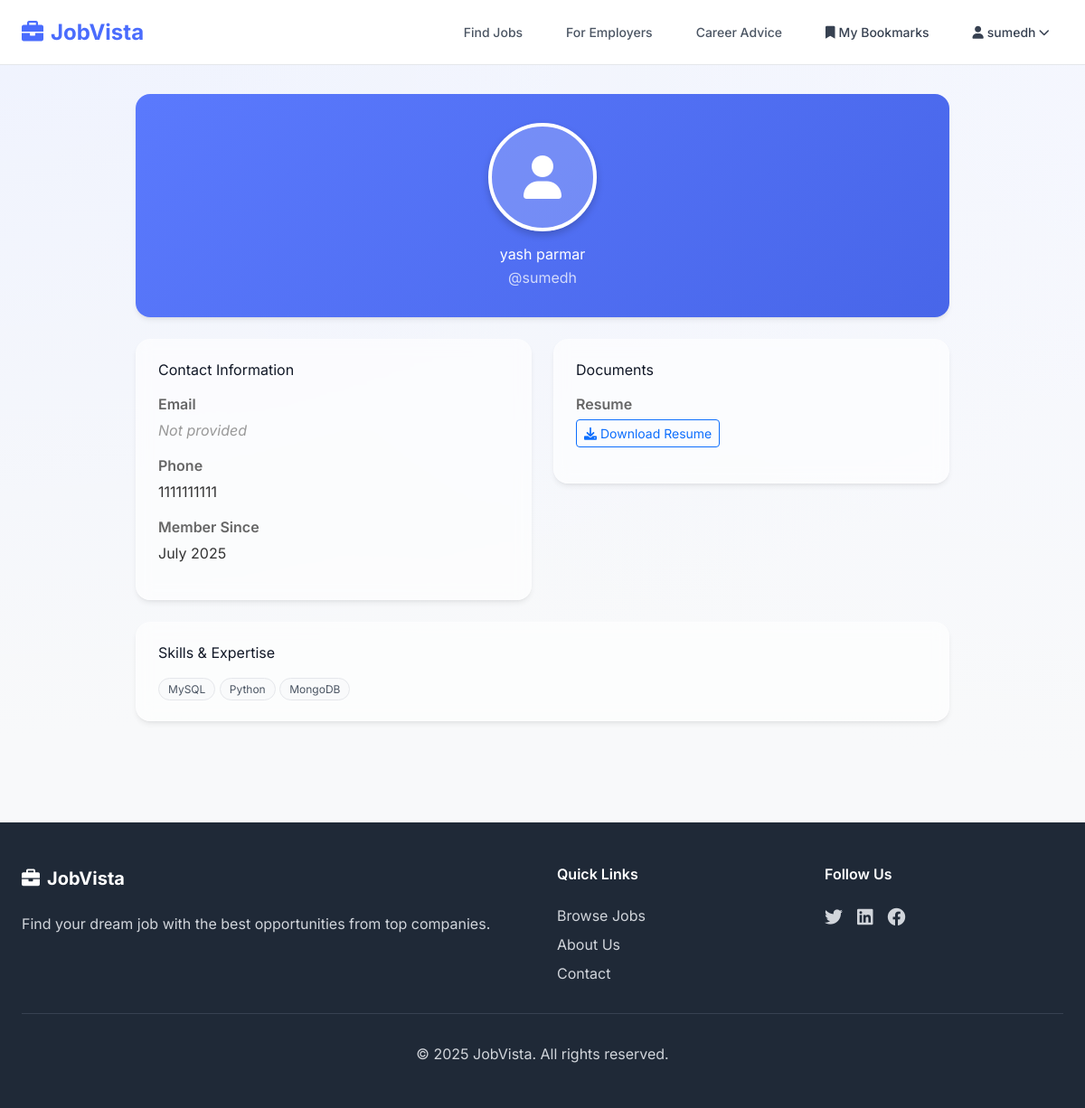
/profile/ (signed in), run on the app's committed database.
### accounts/models.py (models this page shows, shortened)
class UserProfile(models.Model):
    user = models.OneToOneField(User, on_delete=models.CASCADE)
    first_name = models.CharField(max_length=100, blank=True)
    last_name = models.CharField(max_length=100, blank=True)
    phone = models.CharField(max_length=15, blank=True)
    email = models.EmailField(blank=True)
    profile_picture = models.ImageField(upload_to=user_directory_path, blank=True, null=True)
    resume = models.FileField(upload_to=user_directory_path, blank=True, null=True)
    skills = models.TextField(blank=True)  # Comma-separated list like "ReactJS,Python"
    created_at = models.DateTimeField(auto_now_add=True)
    dateofbirth = models.DateField(blank=True, null=True)
    class Meta:
        get_latest_by = 'created_at'

### accounts/views.py (the view)
# urls.py: path('profile/', profile_view, name='profile_view'),
@login_required
def profile_view(request):
    try:
        profile = request.user.userprofile
    except UserProfile.DoesNotExist:
        messages.info(request, 'Please complete your profile first.')
        return redirect('profile_edit')
    skills_list = []
    if profile.skills:
        skills_list = [skill.strip() for skill in profile.skills.split(',') if skill.strip()]
    context = {
        'profile': profile,
        'skills_list': skills_list
    }
    return render(request, 'accounts/profile_view.html', context)

### templates/accounts/profile_view.html (shortened to what this page needs)
{% extends 'base.html' %}
{% block content %}
<div class="w-full px-6 lg:px-10 py-8" style="background: radial-gradient(1600px 900px at -10% -20%, #EEF2FF, transparent), radial-gradient(1400px 800px at 120% 0%, #F5F7FF, transparent);">
  <div class="max-w-5xl mx-auto">
    <div class="profile-container">
            <div class="profile-header text-center card-shadow">
                {% if profile.profile_picture %}
                    <img src="{{ profile.profile_picture.url }}" alt="Profile Picture" class="profile-picture mb-3">
                {% else %}
                    <div class="profile-picture mx-auto mb-3 d-flex align-items-center justify-content-center" style="background: rgba(255,255,255,0.2);">
                        <i class="fas fa-user fa-3x"></i>
                    </div>
                {% endif %}
                <h2 class="mb-1">
                    {% if profile.first_name or profile.last_name %}
                        {{ profile.first_name }} {{ profile.last_name }}
                    {% else %}
                        {{ profile.user.username }}
                    {% endif %}
                </h2>
                <p class="mb-0 opacity-75">@{{ profile.user.username }}</p>
            </div>
            <div class="grid grid-cols-1 md:grid-cols-2 gap-4">
                <div>
                    <div class="profile-section">
                        <h4 class="mb-3" style="color: var(--text-heading);">Contact Information</h4>
                        <div class="info-item">
                            <div class="info-label">Email</div>
                            <div class="info-value">
                                {% if profile.email %}
                                    <a href="mailto:{{ profile.email }}">{{ profile.email }}</a>
                                {% else %}
                                    <span class="no-data">Not provided</span>
                                {% endif %}
                            </div>
                        </div>
                        <div class="info-item">
                            <div class="info-label">Phone</div>
                            <div class="info-value">
                                {% if profile.phone %}
                                    {{ profile.phone }}
                                {% else %}
                                    <span class="no-data">Not provided</span>
                                {% endif %}
                            </div>
                        </div>
                        <div class="info-item">
                            <div class="info-label">Member Since</div>
                            <div class="info-value">{{ profile.created_at|date:"F Y" }}</div>
                        </div>
                    </div>
                </div>
                <div>
                    <div class="profile-section">
                        <h4 class="mb-3" style="color: var(--text-heading);">Documents</h4>
                        <div class="info-item">
                            <div class="info-label">Resume</div>
                            <div class="info-value">
                                {% if profile.resume %}
                                    <a href="{{ profile.resume.url }}" target="_blank" class="btn btn-outline-primary btn-sm">
                                        <i class="fas fa-download"></i> Download Resume
                                    </a>
                                {% else %}
                                    <span class="no-data">No resume uploaded</span>
                                {% endif %}
                            </div>
                        </div>
                    </div>
                </div>
            </div>
            <div class="profile-section mt-2">
              <h4 class="mb-3" style="color: var(--text-heading);">Skills & Expertise</h4>
              {% if skills_list %}
                <div>
                  {% for skill in skills_list %}
                    <span class="pill">{{ skill }}</span>
                  {% endfor %}
                </div>
              {% else %}
                <p class="no-data mb-3">No skills added yet</p>
                {% if is_own_profile %}
                  <a href="{% url 'profile_edit' %}" class="btn-secondary-brand px-3 py-2 rounded-md text-sm">Add Skills</a>
                {% endif %}
              {% endif %}
            </div>
        </div>
  </div>
</div>
{% endblock %}

### templates/base.html (shortened to what this page needs)
<!DOCTYPE html>
<html lang="en">
<head>
    <script src="https://cdn.tailwindcss.com"></script>
    <link rel="stylesheet" href="https://cdnjs.cloudflare.com/ajax/libs/font-awesome/6.0.0/css/all.min.css">
    <link
      href="https://cdn.jsdelivr.net/npm/bootstrap@5.3.0/dist/css/bootstrap.min.css"
      rel="stylesheet"
    />
    {% load static %}
</head>
<body class="min-h-screen">
    <nav class="bg-white sticky top-0 z-50 border-b" style="border-color: var(--border); height:72px;">
        <div class="max-w-screen-2xl mx-auto px-4 sm:px-6 lg:px-8" style="height:72px;">
            <div class="flex justify-between items-center h-full">
                <div class="flex-shrink-0">
                    <a href="{% url 'home' %}" class="text-2xl font-bold" style="color: var(--color-primary);">
                        <i class="fas fa-briefcase mr-2"></i>JobVista
                    </a>
                </div>
                <div class="hidden md:block">
                    <div class="ml-10 flex items-baseline space-x-4">
                        <a href="{% url 'home' %}" class="px-3 py-2 rounded-md text-sm font-medium transition duration-300" style="color: var(--text-body);" onmouseover="this.style.color='var(--color-primary)'" onmouseout="this.style.color='var(--text-body)'">
                            Find Jobs
                        </a>
                        <a href="{% url 'login' %}" class="px-3 py-2 rounded-md text-sm font-medium transition duration-300" style="color: var(--text-body);" onmouseover="this.style.color='var(--color-primary)'" onmouseout="this.style.color='var(--text-body)'">For Employers</a>
                        <a href="{% url 'career_advice' %}" class="px-3 py-2 rounded-md text-sm font-medium transition duration-300" style="color: var(--text-body);" onmouseover="this.style.color='var(--color-primary)'" onmouseout="this.style.color='var(--text-body)'">Career Advice</a>
                        {% if user.is_authenticated %}
                            <a href="{% url 'user_bookmarks' %}" class="text-gray-700 hover:text-blue-600 px-3 py-2 rounded-md text-sm font-medium transition duration-300">
                                <i class="fas fa-bookmark mr-1"></i>My Bookmarks
                            </a>
                            <div class="relative" x-data="{ open: false }">
                                <button @click="open = !open" class="text-gray-700 hover:text-blue-600 px-3 py-2 rounded-md text-sm font-medium transition duration-300 flex items-center">
                                    <i class="fas fa-user mr-1"></i>{{ user.username }}
                                    <i class="fas fa-chevron-down ml-1 text-xs"></i>
                                </button>
                            </div>
                        {% else %}
                            <a href="{% url 'login' %}" class="btn btn-sm btn-secondary-brand px-3 py-2 rounded-md text-sm font-medium">Login</a>
                            <a href="{% url 'signup' %}" class="btn btn-sm btn-primary-brand px-4 py-2 rounded-md text-sm font-medium">Sign Up</a>
                        {% endif %}
                    </div>
                </div>
            </div>
        </div>
    </nav>
    <main>
        {% block content %}
        {% endblock %}
    </main>
    <footer class="bg-gray-800 text-white mt-16">
        <div class="max-w-7xl mx-auto px-4 sm:px-6 lg:px-8 py-12">
            <div class="grid grid-cols-1 md:grid-cols-4 gap-8">
                <div class="col-span-1 md:col-span-2">
                    <h3 class="text-xl font-bold mb-4">
                        <i class="fas fa-briefcase mr-2"></i>JobVista
                    </h3>
                    <p class="text-gray-300 mb-4">
                        Find your dream job with the best opportunities from top companies.
                    </p>
                </div>
                <div>
                    <h4 class="font-semibold mb-4">Quick Links</h4>
                    <ul class="space-y-2 text-gray-300">
                        <li><a href="{% url 'home' %}" class="hover:text-white transition duration-300">Browse Jobs</a></li>
                        <li><a href="#" class="hover:text-white transition duration-300">About Us</a></li>
                        <li><a href="#" class="hover:text-white transition duration-300">Contact</a></li>
                    </ul>
                </div>
                <div>
                    <h4 class="font-semibold mb-4">Follow Us</h4>
                    <div class="flex space-x-4">
                        <a href="#" class="text-gray-300 hover:text-white transition duration-300">
                            <i class="fab fa-twitter text-xl"></i>
                        </a>
                        <a href="#" class="text-gray-300 hover:text-white transition duration-300">
                            <i class="fab fa-linkedin text-xl"></i>
                        </a>
                        <a href="#" class="text-gray-300 hover:text-white transition duration-300">
                            <i class="fab fa-facebook text-xl"></i>
                        </a>
                    </div>
                </div>
            </div>
            <div class="border-t border-gray-700 mt-8 pt-8 text-center text-gray-300">
                <p>&copy; 2025 JobVista. All rights reserved.</p>
            </div>
        </div>
    </footer>
</body>
</html>

### templates/base.html (style rules this page uses)
:root { --color-primary: #4A6CFD; --color-primary-dark: #3556E7; --color-accent: #34D399; --bg-body: #F8F9FA; --bg-card: #FFFFFF; --text-heading: #111827; --text-body: #4B5563; --text-muted: #9CA3AF; --border: #E5E7EB; }
html, body { font-family: 'Inter', system-ui, -apple-system, Segoe UI, Roboto, Helvetica, Arial, sans-serif; }
body { background: var(--bg-body); color: var(--text-body); }
.card-shadow { box-shadow: 0 4px 6px -1px rgb(0 0 0 / 0.07), 0 2px 4px -2px rgb(0 0 0 / 0.07); }
.pill { border: 1px solid var(--border); background: #F9FAFB; border-radius: 9999px; padding: 4px 10px; font-size: 12px; }

### templates/accounts/profile_view.html (style rules this page uses)
.profile-container { max-width: 900px; margin: 0 auto; padding: 0; }
.profile-header { background: linear-gradient(135deg, rgba(74,108,253,0.9) 0%, rgba(53,86,231,0.9) 100%); color: white; padding: 32px; border-radius: 16px; margin-bottom: 24px; }
.profile-picture { width: 120px; height: 120px; border-radius: 50%; object-fit: cover; border: 4px solid white; box-shadow: 0 4px 8px rgba(0,0,0,0.2); }
.profile-section { backdrop-filter: blur(8px); background: rgba(255,255,255,.6); border: 1px solid #ffffff33; padding: 24px; border-radius: 16px; box-shadow: 0 4px 6px -1px rgb(0 0 0 / 0.07), 0 2px 4px -2px rgb(0 0 0 / 0.07); margin-bottom: 16px; }
.info-item { margin-bottom: 15px; }
.info-label { font-weight: 600; color: #666; margin-bottom: 5px; }
.info-value { color: #333; }
.no-data { color: #999; font-style: italic; }

### data on the page
UserProfile: first_name "yash", last_name "parmar", user.username "sumedh", phone "1111111111", created_at "July 2025"

### other printed values
{{ user.username }} "sumedh"
{{ skill }} "MySQL" "Python" "MongoDB"
